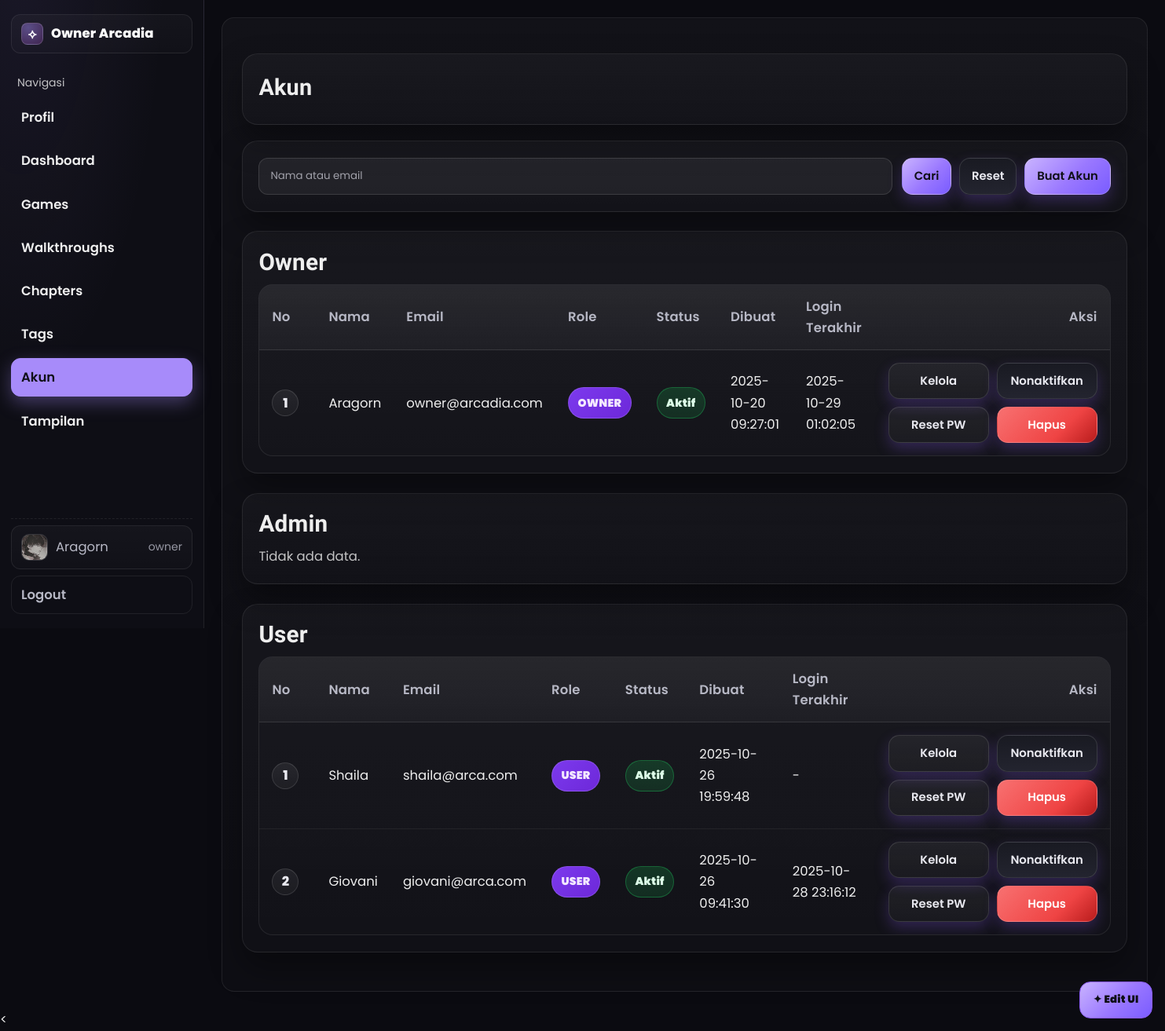
Page /public/admin/users.php (signed in) on the committed database.
### tables this page shows
CREATE TABLE `users` (
  `id` int(11) NOT NULL,
  `name` varchar(120) NOT NULL,
  `full_name` varchar(100) DEFAULT NULL,
  `username` varchar(50) DEFAULT NULL,
  `email` varchar(150) NOT NULL,
  `password_hash` varchar(255) NOT NULL,
  `role` enum('OWNER','ADMIN','USER') NOT NULL DEFAULT 'USER',
  `avatar_url` varchar(255) DEFAULT NULL,
  `banner_url` varchar(255) DEFAULT NULL,
  `created_at` timestamp NOT NULL DEFAULT current_timestamp(),
  `last_login_at` datetime DEFAULT NULL,
  `bio` text DEFAULT NULL,
  `is_active` tinyint(1) NOT NULL DEFAULT 1,
  `updated_at` timestamp NULL DEFAULT current_timestamp() ON UPDATE current_timestamp()
);

### lib/db.php (called while the page is built, shortened)
<?php
function db_all($mysqli, $sql, $params = [], $types = '')
{
  $stmt = $mysqli->prepare($sql);
  if ($params)
    $stmt->bind_param($types ?: str_repeat('s', count($params)), ...$params);
  $stmt->execute();
  $res = $stmt->get_result();
  $rows = $res ? $res->fetch_all(MYSQLI_ASSOC) : [];
  return $rows;
}
function db_one($mysqli, $sql, $params = [], $types = '')
{
  $rows = db_all($mysqli, $sql, $params, $types);
  return $rows[0] ?? null;
}
?>

### lib/helpers.php (called while the page is built, shortened)
<?php
function e($s)
{
  return htmlspecialchars((string) $s, ENT_QUOTES, 'UTF-8');
}
?>

### public/admin/users.php (the view, shortened to what this page needs)
<?php
require_once __DIR__ . '/../../config.php';
require_once __DIR__ . '/../../lib/helpers.php';
require_once __DIR__ . '/../../lib/db.php';
function users_has_col(string $col): bool {
  global $mysqli;
  $col = mysqli_real_escape_string($mysqli,$col);
  $res = $mysqli->query("SHOW COLUMNS FROM `users` LIKE '{$col}'");
  $ok = (bool)$res->fetch_assoc(); $res->free();
  return $ok;
}
function col_active(){ return users_has_col('is_active')?'is_active':(users_has_col('active')?'active':(users_has_col('status')?'status':null)); }
function col_created(){ foreach(['created_at','created_on','created'] as $c){ if(users_has_col($c)) return $c; } return null; }
function col_lastlogin(){ foreach(['last_login_at','last_login','login_at'] as $c){ if(users_has_col($c)) return $c; } return null; }
$C_ACTIVE = col_active();
$C_CREATED = col_created();
$C_LASTLOG = col_lastlogin();
function badge_role(string $role): string {
  return '<span class="badge badge--role">'.e(strtoupper($role)).'</span>';
}
function badge_status(array $row, ?string $C_ACTIVE): string {
  $on = $C_ACTIVE ? (int)($row[$C_ACTIVE] ?? 1) === 1 : true;
  return '<span class="badge '.($on?'badge--ok':'badge--off').'">'.($on?'Aktif':'Nonaktif').'</span>';
}
function fmt_dt($s): string { return $s ? e(date('Y-m-d H:i:s', strtotime($s))) : '-'; }
$q = trim($_GET['q'] ?? '');
$select = ['id','name','email','role'];
if($C_ACTIVE)  $select[]="{$C_ACTIVE} AS active_flag";
if($C_CREATED) $select[]="{$C_CREATED} AS created_at";
if($C_LASTLOG) $select[]="{$C_LASTLOG} AS last_login_at";
$sql="SELECT ".implode(',',$select)." FROM users";
$params=[]; $types=''; $w=[];
$sql.=" ORDER BY role DESC,".($C_CREATED?" created_at DESC,":"")." id DESC";
$rows=db_all($mysqli,$sql,$params,$types);
$groups=['OWNER'=>[],'ADMIN'=>[],'USER'=>[]];
foreach($rows as $r){
  $role=strtoupper($r['role'] ?? 'USER');
  if($C_ACTIVE) $r[$C_ACTIVE]=$r['active_flag'];
  $groups[$role][]=$r;
}
include __DIR__ . '/_header.php';
?>
<div class="card">
  <h1>Akun</h1>
</div>
<div class="card">
  <form method="get" class="toolbar" style="gap:12px">
    <input class="input search" name="q" placeholder="Nama atau email" value="<?= e($q) ?>">
    <div class="btn-group">
      <button class="btn btn--primary btn--sm" name="qbtn" value="search">Cari</button>
      <a href="users.php" class="btn btn--muted btn--sm">Reset</a>
      <a href="users.php?action=new" class="btn btn--primary btn--lg">Buat Akun</a>
    </div>
  </form>
</div>
<?php
function render_group(string $title, array $rows, $C_ACTIVE, $C_CREATED, $C_LASTLOG){
?>
  <div class="section card">
    <h2 style="margin:0 0 10px"><?= e($title) ?></h2>
    <?php if(!$rows): ?>
      <div style="opacity:.8">Tidak ada data.</div>
    <?php else: ?>
      <table class="table">
        <thead>
          <tr>
            <th class="cell-no">No</th>
            <th>Nama</th>
            <th>Email</th>
            <th>Role</th>
            <th>Status</th>
            <th>Dibuat</th>
            <th>Login Terakhir</th>
            <th class="td-actions" style="text-align:right">Aksi</th>
          </tr>
        </thead>
        <tbody>
          <?php $no=1; foreach($rows as $r):
            $id=(int)$r['id']; $on = $C_ACTIVE? (int)($r[$C_ACTIVE] ?? 1)===1 : true; ?>
            <tr>
              <td class="cell-no"><span class="badge-no"><?= $no++ ?></span></td>
              <td><?= e($r['name'] ?? '-') ?></td>
              <td><?= e($r['email'] ?? '-') ?></td>
              <td><?= badge_role($r['role'] ?? 'USER') ?></td>
              <td><?= badge_status($r,$C_ACTIVE) ?></td>
              <td><?= $C_CREATED ? fmt_dt($r['created_at'] ?? null) : '-' ?></td>
              <td><?= $C_LASTLOG ? fmt_dt($r['last_login_at'] ?? null) : '-' ?></td>
              <td class="td-actions">
  <div class="btn-grid">
    <a href="users.php?action=edit&id=<?= $id ?>" class="btn btn--ghost btn--sm">Kelola</a>
    <a href="users.php?action=toggle&id=<?= $id ?>" class="btn btn--muted btn--sm"><?= $on?'Nonaktifkan':'Aktifkan' ?></a>
    <a href="users.php?action=resetpw&id=<?= $id ?>" class="btn btn--ghost btn--sm">Reset PW</a>
    <a href="users.php?action=delete&id=<?= $id ?>" class="btn btn--danger btn--sm" onclick="return confirm('Yakin hapus akun ini?')">Hapus</a>
  </div>
</td>
            </tr>
          <?php endforeach; ?>
        </tbody>
      </table>
    <?php endif; ?>
  </div>
<?php
}
render_group('Owner',$groups['OWNER'],$C_ACTIVE,$C_CREATED,$C_LASTLOG);
render_group('Admin',$groups['ADMIN'],$C_ACTIVE,$C_CREATED,$C_LASTLOG);
include __DIR__ . '/_footer.php';

### public/admin/_header.php (shortened to what this page needs)
<?php
$ROOT = dirname(__DIR__, 2);
require_once $ROOT . '/config.php';
require_once $ROOT . '/lib/helpers.php';
require_once $ROOT . '/lib/db.php';
$path = (string)($_SERVER['REQUEST_URI'] ?? '');
function active(string $needle, string $path): string {
  return (strpos($path, $needle) !== false) ? 'is-active' : '';
}
$me  = $_SESSION['user'] ?? [];
$uid = (int)($me['id'] ?? 0);
if ($uid > 0) {
  $row = db_one($mysqli, "SELECT name, role, avatar_url FROM users WHERE id=?", [$uid], 'i');
  if ($row) {
    $me = $_SESSION['user'];
  }
}
$userName   = e($me['name'] ?? 'Admin');
$userRole   = strtolower((string)($me['role'] ?? 'admin'));
$userAvatar = trim((string)($me['avatar_url'] ?? ''));
$meFull  = function_exists('current_user') ? current_user() : ($_SESSION['user'] ?? null);
$isOwner = $meFull && strtoupper($meFull['role'] ?? '') === 'OWNER';
function app_setting($k,$def=''){
  global $mysqli;
  $has = $mysqli->query("SHOW TABLES LIKE 'app_settings'");
  $row = db_one($mysqli,"SELECT value FROM app_settings WHERE `key`=?",[$k],'s');
  return $row['value'] ?? $def;
}
$APP_LOGO = app_setting('site_logo_url','');
?>
<!doctype html>
<html lang="id">
<head>
  <link rel="stylesheet" href="/arcadia/assets/styles.css" />
</head>
<body>
<div class="admin-layout">
  <aside class="sidenav" id="sidenav" data-collapsed="false">
    <div class="brand">
      <?php if ($APP_LOGO): ?>
        <img src="<?= e($APP_LOGO) ?>" alt="Logo" style="height:28px;width:auto;display:block">
        <div>Owner Arcadia</div>
      <?php else: ?>
        <div class="brand-badge">⟡</div>
        <div>Owner Arcadia</div>
      <?php endif; ?>
    </div>
    <div class="nav-section">
      <div class="nav-title">Navigasi</div>
      <ul class="nav-list">
        <li><a class="nav-link <?= active('/admin/profile.php', $path) ?> <?= active('/admin/admin-info.php', $path) ?>" href="/arcadia/public/admin/profile.php">Profil</a></li>
        <li><a class="nav-link <?= active('/admin/index.php', $path) ?>" href="/arcadia/public/admin/">Dashboard</a></li>
        <li><a class="nav-link <?= active('/admin/games.php', $path) ?>" href="/arcadia/public/admin/games.php">Games</a></li>
        <li><a class="nav-link <?= active('/admin/walkthroughs.php', $path) ?>" href="/arcadia/public/admin/walkthroughs.php">Walkthroughs</a></li>
        <li><a class="nav-link <?= active('/admin/chapters.php', $path) ?>" href="/arcadia/public/admin/chapters.php">Chapters</a></li>
        <li><a class="nav-link <?= active('/admin/tags.php', $path) ?>" href="/arcadia/public/admin/tags.php">Tags</a></li>
        <?php if ($isOwner): ?>
          <li><a class="nav-link <?= active('/admin/users.php', $path) ?>" href="/arcadia/public/admin/users.php">Akun</a></li>
        <?php endif; ?>
        <?php if ($isOwner): ?>
          <li><a class="nav-link <?= active('/admin/appearance.php', $path) ?>" href="/arcadia/public/admin/appearance.php">Tampilan</a></li>
        <?php endif; ?>
      </ul>
    </div>
    <div class="nav-foot">
      <a class="user-chip" href="/arcadia/public/admin/profile.php" title="Kelola profil">
        <div class="avatar">
          <?php if ($userAvatar !== ''): ?>
            <img src="<?= e($userAvatar) ?>" alt="Avatar">
          <?php else: ?>
            <?= e(mb_strtoupper(mb_substr($userName,0,1))) ?>
          <?php endif; ?>
        </div>
        <div><?= $userName ?></div>
        <span class="role"><?= e($userRole) ?></span>
      </a>
      <a class="logout" href="/arcadia/public/logout.php">Logout</a>
    </div>
  </aside>
  <div class="admin-main">
    <div class="container">

### public/admin/users.php (style rules this page uses)
:root { --purple-1:#c9b3ff; --purple-2:#9a78ff; --purple-3:#7a5cff; --slate-2:#191a22; --slate-3:#23242f; --text:#eaeaf1; --muted:#b7b8c5; }
.toolbar { display:flex;gap:10px;flex-wrap:wrap;align-items:center }
.toolbar .search { flex:1;min-width:260px }
.btn { display:inline-flex;align-items:center;justify-content:center;gap:.5rem; padding:.72rem 1.05rem;border-radius:16px;font-weight:800;border:1px solid transparent; transition:transform .12s ease,filter .18s ease,border-color .18s ease;color:#0f0f16 }
.btn--primary { background:linear-gradient(135deg,var(--purple-1),var(--purple-2) 55%,var(--purple-3));border-color:rgba(255,255,255,.18) }
.btn--muted { color:var(--text);background:linear-gradient(180deg,var(--slate-2),var(--slate-3));border-color:rgba(255,255,255,.12) }
.btn--ghost { color:var(--text);background:linear-gradient(180deg,rgba(255,255,255,.06),rgba(255,255,255,.03));border-color:rgba(255,255,255,.12) }
.btn--danger { color:#fff;background:linear-gradient(135deg,#f87171,#ef4444 65%,#b91c1c);border-color:rgba(255,255,255,.14) }
.btn--sm { padding:.55rem .85rem;border-radius:14px }
.btn--lg { padding:.9rem 1.25rem;border-radius:18px }
.btn-group { display:flex;gap:.6rem;flex-wrap:wrap;justify-content:flex-end }
.table { width:100%;border-collapse:separate;border-spacing:0; background:linear-gradient(180deg,rgba(255,255,255,.02),rgba(255,255,255,.01)); border:1px solid rgba(255,255,255,.08);border-radius:18px;overflow:hidden }
.table thead th { background:linear-gradient(180deg,rgba(255,255,255,.06),rgba(255,255,255,.03)); color:var(--muted);text-align:left;font-weight:800;letter-spacing:.2px;padding:14px 16px;border-bottom:1px solid rgba(255,255,255,.08);position:sticky;top:0;z-index:1 }
.table tbody td { padding:16px;border-bottom:1px solid rgba(255,255,255,.06) }
.table tbody tr:last-child td { border-bottom:none }
.table tbody tr { transition:background .18s ease }
.cell-no { width:72px }
.badge-no { display:inline-grid;place-items:center;width:34px;height:34px;border-radius:999px;font-weight:800;color:var(--text); background:linear-gradient(180deg,rgba(255,255,255,.07),rgba(255,255,255,.04));border:1px solid rgba(255,255,255,.12) }
.badge { display:inline-flex;align-items:center;gap:.4rem;padding:.45rem .7rem;border-radius:999px;font-weight:900;font-size:.85rem;letter-spacing:.2px;border:1px solid transparent }
.badge--role { color:#f3e8ff;background:linear-gradient(135deg,#7c3aed,#6d28d9);border-color:rgba(255,255,255,.14) }
.badge--ok { color:#dcfce7;background:linear-gradient(180deg,rgba(22,163,74,.25),rgba(22,163,74,.18));border-color:rgba(34,197,94,.35) }
.td-actions { width:1%;white-space:nowrap }
.td-actions { padding-right: 8px; }
.td-actions .btn-grid { display: grid; grid-template-columns: repeat(2, minmax(128px, 1fr)); gap: .6rem; align-items: stretch; justify-items: stretch; }
.btn, .btn--sm { font-size: .9rem; padding: .6rem .9rem; border-radius: 14px; white-space: nowrap; }

### rows in the picture
users: name "Aragorn", role "owner", email "owner@arcadia.com", role "OWNER", created_at "2025-10-20 09:27:01", last_login_at "2025-10-29 01:02:05"
users: name "Shaila", email "shaila@arca.com", role "USER", is_active "Aktif", created_at "2025-10-26 19:59:48", last_login_at "-"
users: name "Giovani", email "giovani@arca.com", role "USER", is_active "Aktif", created_at "2025-10-26 09:41:30", last_login_at "2025-10-28 23:16:12"

### other values in the picture
$title "Owner Admin User"
